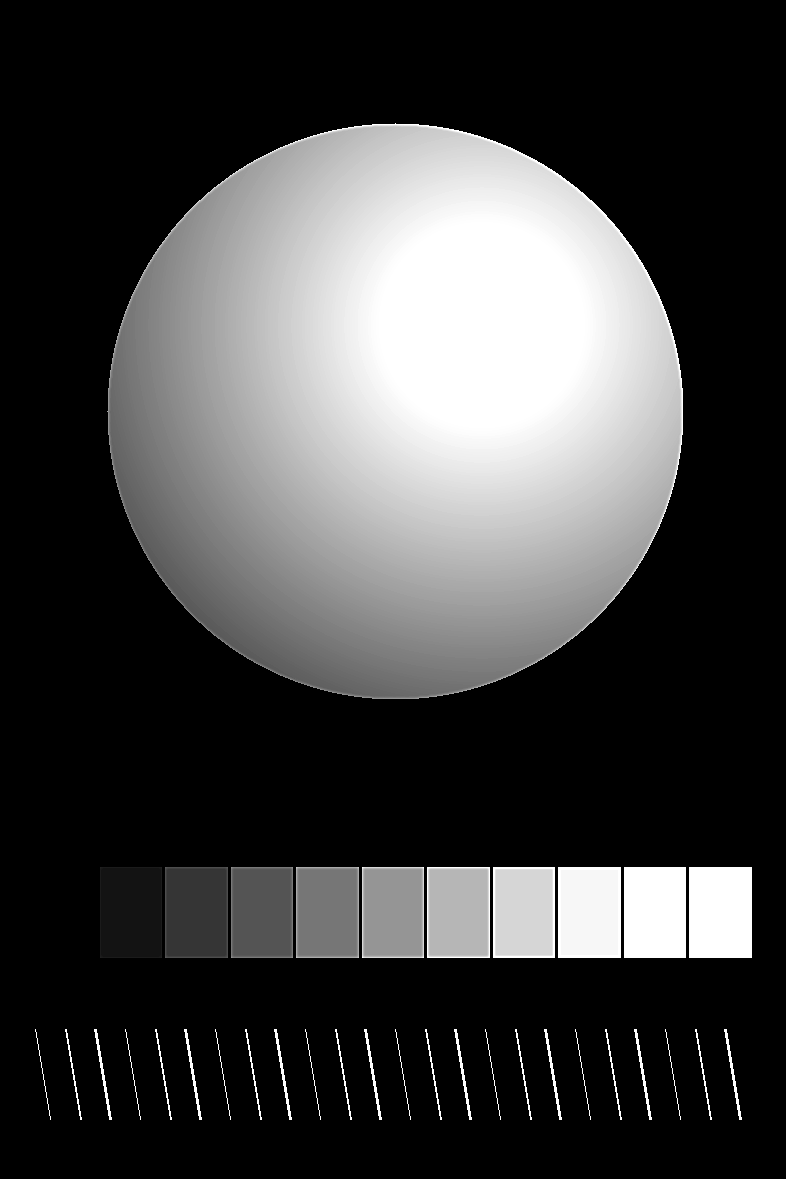
#> input picture examples/laser-prep/png/testmotiv_slate.png, 786 x 1179 px
$ python -i prep.py   (imports and definitions only)
#> lines starting #> are read from the running program, lines starting #| are printed output that depends on the picture
"""
Photo prep for slate engraving with a CO2 laser (target: 65 W, LightBurn).

Pipeline:
  source image -> EXIF transpose -> [optional bg removal via rembg]
                -> place on black bg -> portrait/round crop
                -> grayscale -> autocontrast -> sharpen -> PNG
                -> embed into .lbrn2 templates (one per target format)

Slate logic: bright pixels => laser fires => white burn,
             dark pixels => no burn => slate stays dark.
Backgrounds must be BLACK so the slate shows through there.

Formats are 2:3 portrait at 254 DPI inside slate stones:
  10x10        => 10x10 cm slate, image 66.67 x 100.00 mm
  round10      => Ø10 cm slate, image 55.50 x 83.20 mm (with reference circle)
  15x20        => 15x20 cm slate, image 133.33 x 200.00 mm

Usage:
  python prep.py <source-image> <format> [<format> ...]
                 [--model birefnet-portrait|u2net_human_seg]
                 [--no-bgremove]
                 [--name <basename>]
                 [--out-dir <dir>]
"""
import argparse
import base64
import re
import sys
import time
from pathlib import Path
from PIL import Image, ImageOps, ImageEnhance, ImageFilter

SCRIPT_DIR = Path(__file__).resolve().parent
TEMPLATE = SCRIPT_DIR / "template.lbrn2"
DEFAULT_OUT = Path.cwd() / "laser-prep-out"

FORMATS = {
    "10x10":   {"w_mm": 66.67,  "h_mm": 100.00, "circle": False},
    "round10": {"w_mm": 55.50,  "h_mm":  83.20, "circle": True},
    "15x20":   {"w_mm": 133.33, "h_mm": 200.00, "circle": False},
}

TARGET_DPI = 254  # 0.1 mm line interval, matches template <interval Value="0.1"/>


# [100 lines left out: functions check_resolution, cut_background, on_black, auto_portrait_crop, not called in this run]


def enhance_for_slate(im: Image.Image) -> Image.Image:
    gray  = ImageOps.grayscale(im)
    ac    = ImageOps.autocontrast(gray, cutoff=1)
    c     = ImageEnhance.Contrast(ac).enhance(1.20)
    sharp = c.filter(ImageFilter.UnsharpMask(radius=1.5, percent=120, threshold=3))
    return sharp


# [122 lines left out: functions build_lbrn2, main, not called in this run]


# [2 lines not run here, left out]

>>> from PIL import Image
>>> picture = Image.open('../../examples/laser-prep/png/testmotiv_slate.png')
#> picture is the input picture: PIL image 786x1179 L; min 0, max 255, mean 64.7
>>> result = enhance_for_slate(picture)
#> in enhance_for_slate, `c     = ImageEnhance.Contrast(ac).enhance(1.20)`:
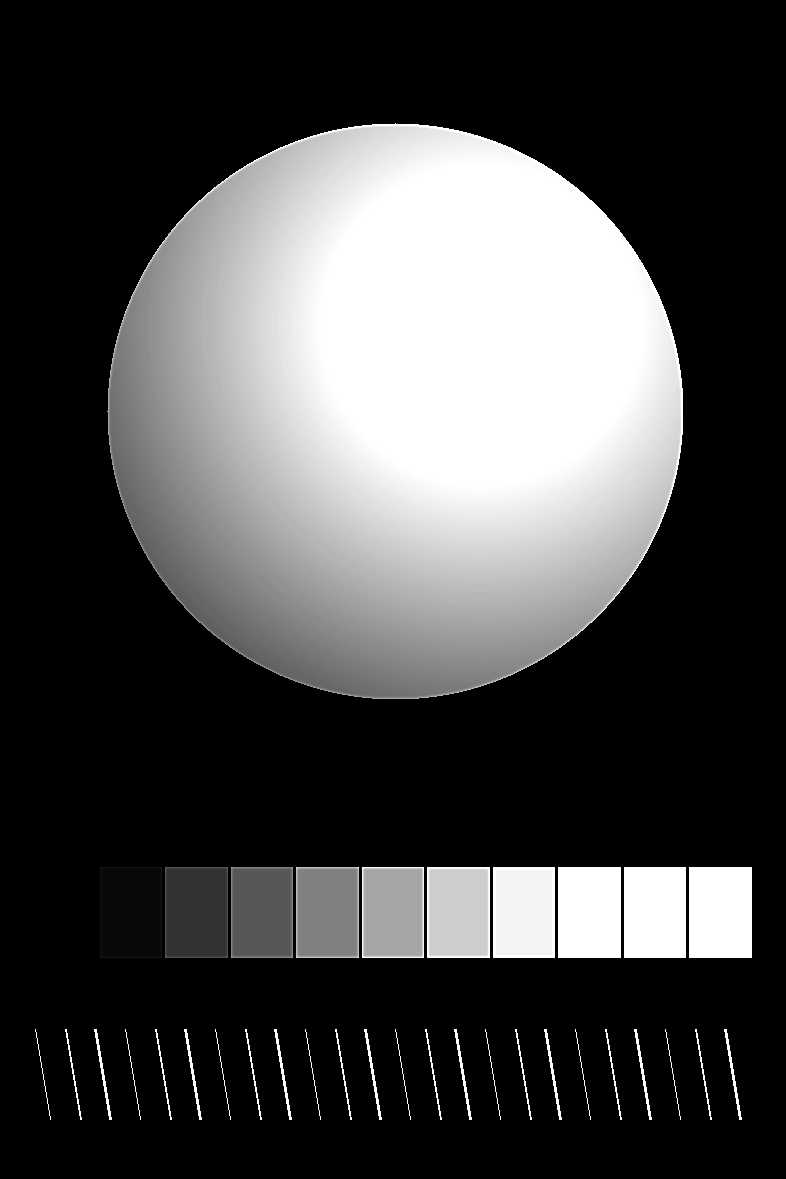
#> c: PIL image 786x1179 L; min 0, max 255, mean 69.8
